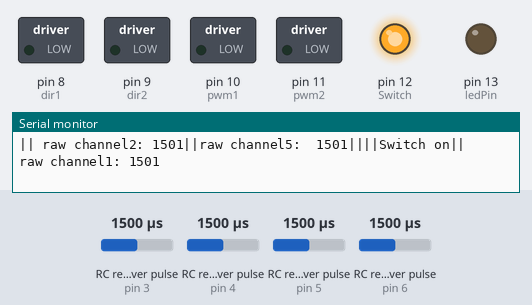
Simulated run of this sketch. Board: Arduino Uno, built with avr-gcc and run on an emulated ATmega328P. On the bench: switched loads named in the sketch (green lamp = pin HIGH), output pins drawn as LEDs (lit = HIGH), the last lines printed to the serial monitor. Wiring (inferred from the names in the program): 4 × RC receiver channel: data pin 3 / data pin 4 / data pin 5 / data pin 6. Inputs (shaded band) come from the test bench; at power-on: RC receiver pulse (sensors on pin 4, pin 5, pin 3, pin 6) 1500 µs.

Above: at 1.2 s.
1.3 s: RC receiver pulse (sensor on pin 4) set to 1310 µs
4.3 s: RC receiver pulse (sensor on pin 4) set to 1299 µs
At 5.6 s:
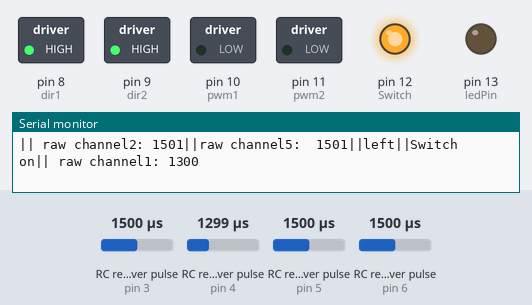
5.9 s: RC receiver pulse (sensor on pin 4) set to 1534 µs
8.9 s: RC receiver pulse (sensor on pin 4) set to 1549 µs
At 10.4 s:
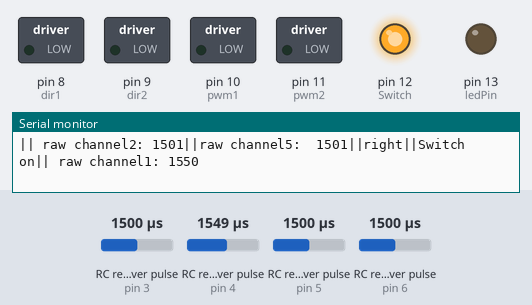
10.9 s: RC receiver pulse (sensor on pin 4) set to 1020 µs
At 12.6 s:
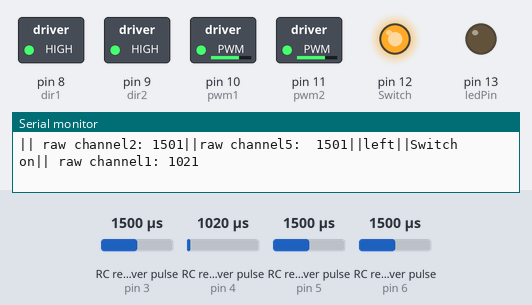
13.9 s: RC receiver pulse (sensor on pin 5) set to 1309 µs
16.9 s: RC receiver pulse (sensor on pin 5) set to 1285 µs
Timing chart, 0 to 20.9 s (numbered marks = the images above; inputs shaded):
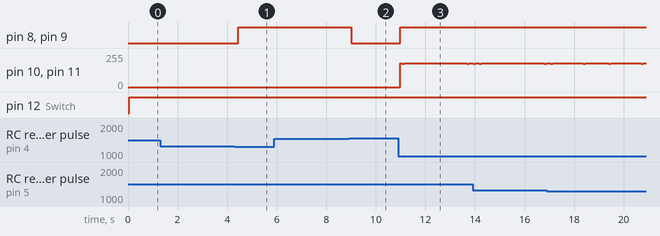

Measured:
- the behaviour switches between 1300 and 1299 µs on RC receiver pulse (sensor on pin 4) (found by bisection; images 0 and 1)
- the behaviour switches between 1548 and 1549 µs on RC receiver pulse (sensor on pin 4) (found by bisection; images 1 and 2)
- after the input at 4.3 s, pin 8 (dir1), pin 9 (dir2): LOW → HIGH after 0.15 s
- after the input at 8.9 s, pin 8 (dir1), pin 9 (dir2): HIGH → LOW after 0.12 s
- after the input at 10.9 s, pin 8 (dir1), pin 9 (dir2): LOW → HIGH after 0.08 s; pin 10 (pwm1), pin 11 (pwm2): goes 177/255 0.08 s, 175/255 0.08 s, 177/255 2.5 s, 175/255 0.08 s, then 177/255, starting after 0.08 s

The sketch:

Aranyani_Mark_1.0.1.ino
```cpp
/*_________________________________________________________________________________________________________________________________________
|__________________________________________________________________________________________________________________________________________|
|                                                                                                                                          |
|         .8.          8 888888888o.            .8.          b.             8 `8.`8888.      ,8'    .8.          b.             8  8 8888  |
|        .888.         8 8888    `88.          .888.         888o.          8  `8.`8888.    ,8'    .888.         888o.          8  8 8888  |
|       :88888.        8 8888     `88         :88888.        Y88888o.       8   `8.`8888.  ,8'    :88888.        Y88888o.       8  8 8888  |
|      . `88888.       8 8888     ,88        . `88888.       .`Y888888o.    8    `8.`8888.,8'    . `88888.       .`Y888888o.    8  8 8888  |
|     .8. `88888.      8 8888.   ,88'       .8. `88888.      8o. `Y888888o. 8     `8.`88888'    .8. `88888.      8o. `Y888888o. 8  8 8888  |
|    .8`8. `88888.     8 888888888P'       .8`8. `88888.     8`Y8o. `Y88888o8      `8. 8888    .8`8. `88888.     8`Y8o. `Y88888o8  8 8888  |
|   .8' `8. `88888.    8 8888`8b          .8' `8. `88888.    8   `Y8o. `Y8888       `8 8888   .8' `8. `88888.    8   `Y8o. `Y8888  8 8888  |
|  .8'   `8. `88888.   8 8888 `8b.       .8'   `8. `88888.   8      `Y8o. `Y8        8 8888  .8'   `8. `88888.   8      `Y8o. `Y8  8 8888  |
| .888888888. `88888.  8 8888   `8b.    .888888888. `88888.  8         `Y8o.`        8 8888 .888888888. `88888.  8         `Y8o.`  8 8888  |
|.8'       `8. `88888. 8 8888     `88. .8'       `8. `88888. 8            `Yo        8 8888.8'       `8. `88888. 8            `Yo  8 8888  |
|__________________________________________________________________________________________________________________________________________|
|__________________________________________________________________________________________________________________________________________|
|                                                                                                                                          |
| The code for "ARANYANI Mark 1" is developed by Shourya Maker Lab and includes the fundamental movements of the robot.                    |
| It takes PWM signals from each channel of the receiver system (FS-R6B) and processes them for use by the motor driver                    |
| (MD 10C by Cytron) and the relay module.                                                                                                 |
|                                                                                                                                          |
| This code utilizes the following components:                                                                                             |
|                                                                                                                                          |
| 1. Fs-t6 computrized R/C remote controller                                                                                               |
| 2. FS-R6B receiver system                                                                                                                |
| 3. MD 10C motor driver by Cytron                                                                                                         |
| 4. MG995 180-degree servo motor                                                                                                          |
| 5. MG995 360-degree servo motor                                                                                                          |
| 6. Arduino Mega 2560                                                                                                                     |
|                                                                                                                                          |
| For more information about the name "Aranyani", please visit https://en.wikipedia.org/wiki/Aranyani.                                     |
|                                                                                                                                          |
|अरण्यनी मार्क  1 गर्व से भारत में निर्मित | Aranyani Mark 1 proudly made in Bharat.                                                                       |
|                                                                                                                                          |
| Code version : 1.0.1                                                                                                                     |
|                                                                                                                                          |
|__________________________________________________________________________________________________________________________________________|
|__________________________________________________________________________________________________________________________________________|
|          _  _ ____ ___  ____     ___  _   _     ____ _  _ ____ _  _ ____ _   _ ____     _  _ ____ _  _ ____ ____     _    ____ ___       |
|          |\/| |__| |  \ |___     |__]  \_/      [__  |__| |  | |  | |__/  \_/  |__|     |\/| |__| |_/  |___ |__/     |    |__| |__]      |
|          |  | |  | |__/ |___     |__]   |       ___] |  | |__| |__| |  \   |   |  |     |  | |  | | \_ |___ |  \     |___ |  | |__]      |
|__________________________________________________________________________________________________________________________________________|
|__________________________________________________________________________________________________________________________________________|
|                                                                                                                                          |
|                                         d88b  .d8b.  d888888b db   db d888888b d8b   db d8888b.                                          |
|                                         `8P' d8' `8b   `88'   88   88   `88'   888o  88 88  `8D                                          |
|                                          88  88ooo88    88    88ooo88    88    88V8o 88 88   88                                          |
|                                          88  88~~~88    88    88~~~88    88    88 V8o88 88   88                                          |
|                                      db. 88  88   88   .88.   88   88   .88.   88  V888 88  .8D                                          |
|                                      Y8888P  YP   YP Y888888P YP   YP Y888888P VP   V8P Y8888D'                                          |
|__________________________________________________________________________________________________________________________________________|
|_________________________________________________________________________________________________________________________________________*/

// changes introduced in this code
// delay function on line 110 is disabled as that created a delay in the transfering of the signal


// set the remote stick configuration  to moode 2.

int channel6 = 3; // for reciving input from channel 6.
int channel1 = 4; // for reciving input from channel 4.
int channel2 = 5; // for reciving input from channel 3.
int channel5 = 6; // for reciving input from channel 5.
int pwm1 = 10;    // for outputing pwm signal to motor driver 1.
int pwm2 = 11;    // for outputing pwm signal to motor driver 2.
int dir1 = 8;     // for outputing direction value to motor driver 1.
int dir2 = 9;     // for outputing direction value to motor driver 2.
int Switch = 12;  // for turning on or off a realy or a mosfet.
const int ledPin =  LED_BUILTIN; // for outputing a visual signal needed for trouble shooting. This is the led on pin number 13
int ledState = LOW;              // ledState used to set the LED
unsigned long previousMillis = 0;// will store last time LED was updated
const long interval = 1000;      // interval at which to blink (milliseconds)

void setup()
{

  pinMode(channel1, INPUT); // setting mode to input.
  pinMode(channel2, INPUT); // setting mode to input.
  pinMode(channel5, INPUT); // setting mode to input.
  pinMode(channel6, INPUT); // setting mode to input.
  pinMode(ledPin, OUTPUT);  // setting mode to output
  pinMode(pwm1, OUTPUT);    // setting mode to output.
  pinMode(pwm2, OUTPUT);    // setting mode to output.
  pinMode(dir1, OUTPUT);    // setting mode to output.
  pinMode(dir2, OUTPUT);    // setting mode to output.
  pinMode(Switch, OUTPUT);  // setting mode to output.
  Serial.begin(9600);       // this will begin serial monitor.

}

void loop()
{

  int pwm = 0;                              // this is dynamic speed variable.
  int rc1 = pulseIn(channel1, HIGH, 25000); // setting the pwm function for channel 1.
  int rc2 = pulseIn(channel2, HIGH, 25000); // setting the pwm function for channel 2.
  int rc5 = pulseIn(channel5, HIGH, 25000); // setting the pwm function for channel 5.
  int rc6 = pulseIn(channel6, HIGH, 25000); // setting the pwm function for channel 6. this fuction is  being used to control speed.

  Serial.print("||");              // for beautification of the serial data
  Serial.print(" raw channel1: "); // this will show value of channel 1 control's from the remote, for troubleshooting purposes.
  Serial.print(rc1);               // this will print the value of input channel 1.
  Serial.print('\n');              // prints a new line character.
  Serial.print("||");              // for beautification of the serial data
  Serial.print(" raw channel2: "); // this will show value of channel 2 control's from the remote, for troubleshooting purposes.
  Serial.print(rc2);               // this will print the value of input channel 2.
  Serial.print("||");              // for beautification of the serial data
  Serial.print("raw channel5:  "); // this will show value of channel 5 control's from the remote, for troubleshooting purposes.
  Serial.print(rc5);               // this will print the value of input channel 5.
  Serial.print("||");              // for beautification of the serial data
  //delay(500);                    // set's a delay for the serial message. this delay creates a delay in signal processing to

  if ((rc1 >= 1400) and (rc1 <= 1500) and (rc2 >= 1400) and (rc2 <= 1500)) // when the stick is not in use.
  {
    Serial.print("no movement");  // the movement which the bot is doing,for troubleshooting purposes.


  }

  if ((rc1 == 0) and (rc2 == 0)) // when the stick is not in use.
  {
    Serial.print("connection lost or remote off"); // the movement which the bot is doing,for troubleshooting purposes.

  }

  if (rc2 >= 1550)
  {                                     // forward
    Serial.print("forward");            // the movement which the bot is doing,for troubleshooting purposes.
    pwm = map(rc2, 1550, 1990, 0, 255); // map our speed to 0-255 range.
    digitalWrite(dir1, HIGH);           // direction will stay to forward but this motor will keep to 0.
    digitalWrite(dir2, LOW);            // direction will stay to forward but this motor will keep to 1.
    analogWrite(pwm1, pwm);             // the power of the motor will move forward.
    analogWrite(pwm2, pwm);             // the power of the motor will move forward.
  }

  if ((rc2 <= 1300) and (rc2 >= 900))
  {                                     // backward
    Serial.print("backwards");          // the movement which the bot is doing,for troubleshooting purposes.
    pwm = map(rc2, 1300, 900, 0, 255); // map our speed to 0-255 range.
    digitalWrite(dir1, LOW);            // direction will stay to forward but this motor will keep to 0.
    digitalWrite(dir2, HIGH);           // direction will stay to forward but this motor will keep to 1.
    analogWrite(pwm1, pwm);             // the power of the motor will move forward.
    analogWrite(pwm2, pwm);             // the power of the motor will move backward.
  }

  if (rc1 >= 1550)
  {                                     // right
    Serial.print("right");              // the movement which the bot is doing,for troubleshooting purposes.
    pwm = map(rc1, 1550, 1990, 0, 255); // map our speed to 0-255 range.
    digitalWrite(dir1, LOW);            // direction will stay to forward but this motor will keep to 0.
    digitalWrite(dir2, LOW);            // direction will stay to forward but this motor will keep to 1.
    analogWrite(pwm1, pwm);             // the power of the motor will move backward.
    analogWrite(pwm2, pwm);             // the power of the motor will move forward.
  }

  if  ((rc1 <= 1300) and (rc1 >= 900))
  {                                     // left
    Serial.print("left");               // the movement which the bot is doing,for troubleshooting purposes.
    pwm = map(rc1, 1300, 900, 0, 255); // map our speed to 0-255 range.
    digitalWrite(dir1, HIGH);            // direction will stay to forward but this motor will keep to 0.
    digitalWrite(dir2, HIGH);           // direction will stay to forward but this motor will keep to 1.
    analogWrite(pwm1, pwm);             // the power of the motor will move forward.
    analogWrite(pwm2, pwm);             // the power of the motor will move backward.
  }

  if (rc5 >= 1450)
  {                                     // relay or switch on.
    Serial.print("||");                 // for beautification of the serial data
    Serial.print("Switch on");          // the movement which the bot is doing,for troubleshooting purposes.
    digitalWrite(Switch, HIGH);         // this will turn on the switch.
  }

  if (rc5 <= 1000)
  {                                     // relay or switch on.
    Serial.print("||");                 // for beautification of the serial data
    Serial.print("Switch off");         // the movement which the bot is doing,for troubleshooting purposes.
    digitalWrite(Switch, LOW);          // this will turn off the switch.
  }

    if ( (rc1 >= 1400) && (rc1 <=1500) and (rc2 >= 1400) && (rc2 <=1500))
  {                                   // this for stoping motors at the zero location
    Serial.print("||");               // for beautification of the serial data
    Serial.print("channel1 and channel2 stopped");// the movement which the bot is doing,for troubleshooting purposes.
    analogWrite(pwm1, 0);             // the power of the motor will move forward.
    analogWrite(pwm2, 0);             // the power of the motor will move forward.
  }

//  blink(); // using the void blink Function

}

void blink(){ // this function is for blinking the led without delay so that the delay from the led doesn't interfear with the serial communication and reciving delay

   unsigned long currentMillis = millis();
  // check to see if it's time to blink the LED; that is, if the difference
  // between the current time and last time you blinked the LED is bigger than
  // the interval at which you want to blink the LED.

  if (currentMillis - previousMillis >= interval) {  // save the last time you blinked the LED

    previousMillis = currentMillis;    // if the LED is off turn it on and vice-versa:

    if (ledState == LOW)
    {
      ledState = HIGH;
    }

    else
    {
      ledState = LOW;
    }

    digitalWrite(ledPin, ledState);    // set the LED with the ledState of the variable:

 }

  }
```
